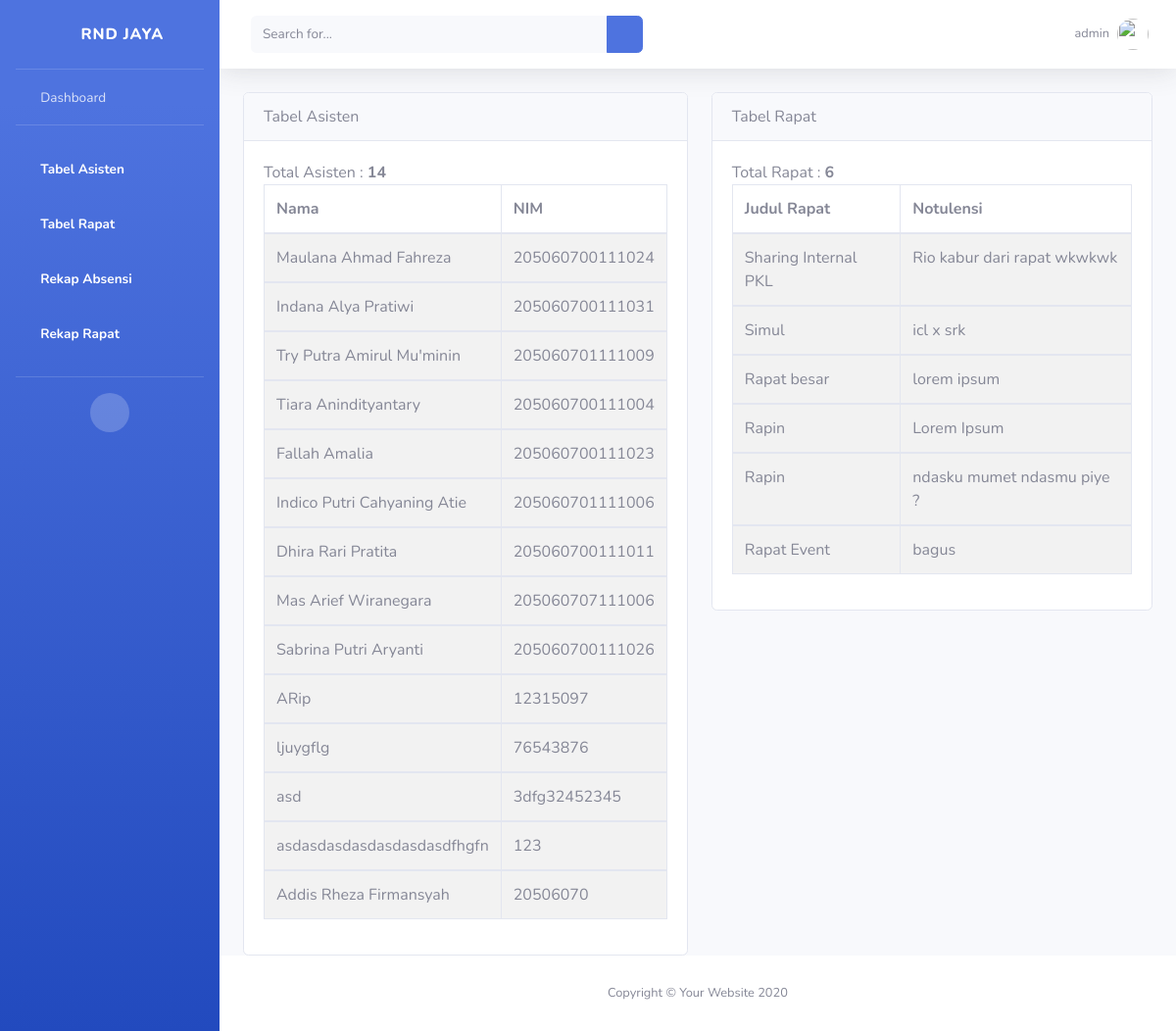
Screenshot of / (signed in) with the database file from the repository.
### notulensi_app/models.py (models this page shows, shortened)
class Asisten(models.Model):
  nim = models.CharField(max_length=30, primary_key=True, null=False)
  nama = models.CharField(max_length=100)

class Rapat(models.Model):
  topik = models.CharField(max_length=50)
  notulensi = models.TextField()

### notulensi_app/views.py (the view, shortened to what this page needs)
# urls.py: 2. Add a URL to urlpatterns:  path('', views.home, name='home')
@login_required
def home(request):
  print(request.user)
  print(request.user.groups.all())
  print(request)
  asist = Asisten.objects.all()
  totalasis = len(asist)
  rapat = Rapat.objects.all()
  totalrapat = len(rapat)
  if request.user.is_authenticated and request.user.is_superuser:
    return render(request, 'index.html', {
      "asisten" : asist,
      "totalasis" : totalasis,
      "rapat" : rapat,
      "totalrapat" : totalrapat,
    })

### notulensi_app/templates/index.html (shortened to what this page needs)
{% load static %}
<!DOCTYPE html>
<html lang="en">
<head>
    <link href="{% static 'website/vendor/fontawesome-free/css/all.min.css' %}" rel="stylesheet" type="text/css">
    <link href="{% static 'website/css/sb-admin-2.min.css'%}" rel="stylesheet">
    <link href="{% static 'website/vendor/datatables/dataTables.bootstrap4.min.css'%}" rel="stylesheet">
</head>
<body id="page-top">
    <div id="wrapper">
        <ul class="navbar-nav bg-gradient-primary sidebar sidebar-dark accordion" id="accordionSidebar">
            <a class="sidebar-brand d-flex align-items-center justify-content-center" href="index.html">
                <div class="sidebar-brand-icon rotate-n-15">
                    <i class="fas fa-laugh-wink"></i>
                </div>
                <div class="sidebar-brand-text mx-4">RND JAYA </div>
            </a>
            <hr class="sidebar-divider my-0">
            <li class="nav-item">
                <a class="nav-link" href="index.html">
                    <i class="fas fa-fw fa-tachometer-alt"></i>
                    <span>Dashboard</span></a>
            </li>
            <hr class="sidebar-divider">
            <div>
            <li class="nav-item active">
                <a class="nav-link" href="tablesasisten.html">
                    <i class="fas fa-fw fa-table"></i>
                    <span>Tabel Asisten </span></a></li>
            <li class="nav-item active">
                <a class="nav-link" href="tablerapat.html">
                    <i class="fas fa-fw fa-table"></i>
                    <span>Tabel Rapat</span></a>
            </li>
            <li class="nav-item active">
                <a class="nav-link" href="rekapabsen.html">
                    <i class="fas fa-fw fa-table"></i>
                    <span>Rekap Absensi</span></a>
            </li>
            <li class="nav-item active">
                <a class="nav-link" href="rekaprapat.html">
                    <i class="fas fa-fw fa-table"></i>
                    <span>Rekap Rapat</span></a>
            </li>
        </div>
            <hr class="sidebar-divider d-none d-md-block">
            <div class="text-center d-none d-md-inline">
                <button class="rounded-circle border-0" id="sidebarToggle"></button>
            </div>
        </ul>
        <div id="content-wrapper" class="d-flex flex-column">
            <div id="content">
                <nav class="navbar navbar-expand navbar-light bg-white topbar mb-4 static-top shadow">
                    <form
                        class="d-none d-sm-inline-block form-inline mr-auto ml-md-3 my-2 my-md-0 mw-100 navbar-search">
                        <div class="input-group">
                            <input type="text" class="form-control bg-light border-0 small" placeholder="Search for..."
                                aria-label="Search" aria-describedby="basic-addon2">
                            <div class="input-group-append">
                                <button class="btn btn-primary" type="button">
                                    <i class="fas fa-search fa-sm"></i>
                                </button>
                            </div>
                        </div>
                    </form>
                    <ul class="navbar-nav ml-auto">
                        <li class="nav-item dropdown no-arrow mx-1">
                            <a class="nav-link dropdown-toggle" href="#" id="alertsDropdown" role="button"
                                data-toggle="dropdown" aria-haspopup="true" aria-expanded="false">
                            </a>
                        </li>
                        <li class="nav-item dropdown no-arrow mx-1">
                            <a class="nav-link dropdown-toggle" href="#" id="messagesDropdown" role="button"
                                data-toggle="dropdown" aria-haspopup="true" aria-expanded="false">
                            </a>
                        </li>
                        <li class="nav-item dropdown no-arrow">
                            <a class="nav-link dropdown-toggle" href="#" id="userDropdown" role="button"
                                data-toggle="dropdown" aria-haspopup="true" aria-expanded="false">
                                <span class="mr-2 d-none d-lg-inline text-gray-600 small">{{ user }}</span>
                                <img class="img-profile rounded-circle"
                                    src="{% static 'website/img/undraw_profile.jpg' %}" >
                            </a>
                        </li>
                    </ul>
                </nav>
                <div class="container-fluid">
                    <div class="row">
                        <div class="col-sm">
                            <div class="card">
                                <div class="card-header">
                                  Tabel Asisten
                                </div>
                                <div class="card-body">
                                Total Asisten : <strong>{{ totalasis }}</strong>
                                 <table class="table table-striped table-bordered">
                                     <thead>
                                         <tr>
                                            <th>Nama</th>
                                            <th>NIM</th>
                                        </tr>
                                     </thead>
                                     <tbody>
                                        {% for user in asisten %}
                                        <td> {{user.nama}} </td>
                                        <td> {{user.nim}} </td>
                                     </tbody>
                                     {% endfor %}
                                 </table>
                                </div>
                              </div>
                        </div>
                        <div class="col-sm">
                            <div class="card">
                                <div class="card-header">
                                  Tabel Rapat
                                </div>
                                <div class="card-body">
                                    Total Rapat : <strong> {{ totalrapat }} </strong>
                                  <table class="table table-bordered table-striped">
                                    <thead>
                                        <tr>
                                            <th>Judul Rapat </th>
                                            <th>Notulensi</th>
                                        </tr>
                                    </thead>
                                    <tbody>
                                        {% for item in rapat %}
                                        <tr>
                                            <td> {{item.topik}}     </td>
                                            <td> {{item.notulensi}} </td>
                                        </tr>
                                    </tbody>
                                    {% endfor %}
                                  </table>
                                </div>
                              </div>
                        </div>
                    </div>
                </div>
            </div>
            <footer class="sticky-footer bg-white">
                <div class="container my-auto">
                    <div class="copyright text-center my-auto">
                        <span>Copyright &copy; Your Website 2020</span>
                    </div>
                </div>
            </footer>
        </div>
    </div>
</body>
</html>

### rows the page displays
Asisten: nama "Maulana Ahmad Fahreza", nim "205060700111024"
Asisten: nama "Indana Alya Pratiwi", nim "205060700111031"
Asisten: nama "Try Putra Amirul Mu'minin", nim "205060701111009"
Asisten: nama "Tiara Anindityantary", nim "205060700111004"
Asisten: nama "Fallah Amalia", nim "205060700111023"
Asisten: nama "Indico Putri Cahyaning Atie", nim "205060701111006"
Asisten: nama "Dhira Rari Pratita", nim "205060700111011"
Asisten: nama "Mas Arief Wiranegara", nim "205060707111006"
Asisten: nama "Sabrina Putri Aryanti", nim "205060700111026"
Asisten: nama "ARip", nim "12315097"
Asisten: nama "ljuygflg", nim "76543876"
Asisten: nama "asd", nim "3dfg32452345"
Asisten: nama "asdasdasdasdasdasdasdfhgfn", nim "123"
Asisten: nama "Addis Rheza Firmansyah", nim "20506070"
Rapat: topik "Sharing Internal PKL", notulensi "Rio kabur dari rapat wkwkwk"
Rapat: topik "Simul", notulensi "icl x srk"
Rapat: topik "Rapat besar", notulensi "lorem ipsum"
Rapat: topik "Rapin", notulensi "Lorem Ipsum"
Rapat: topik "Rapin", notulensi "ndasku mumet ndasmu piye ?"
Rapat: topik "Rapat Event", notulensi "bagus"

### other values shown
{{ user }} "admin"
{{ totalasis }} "14"
{{ totalrapat }} "6"
